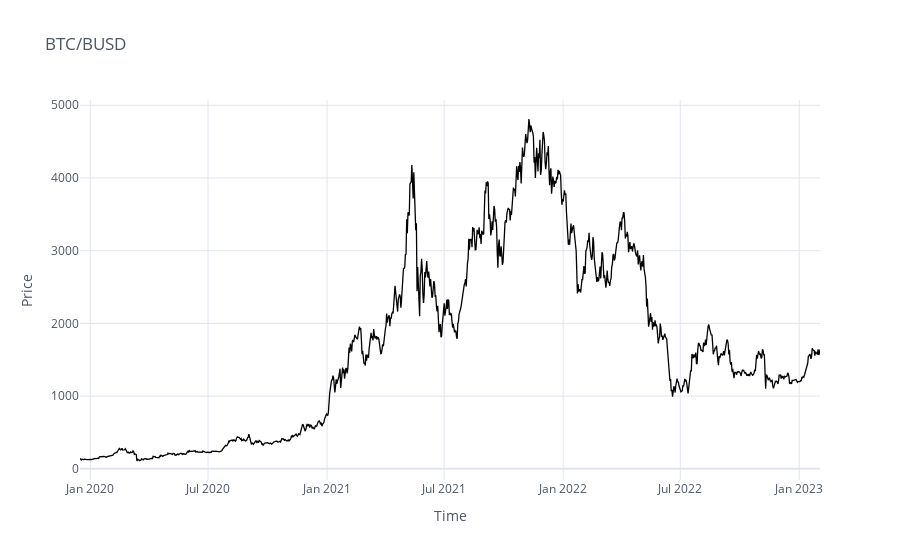
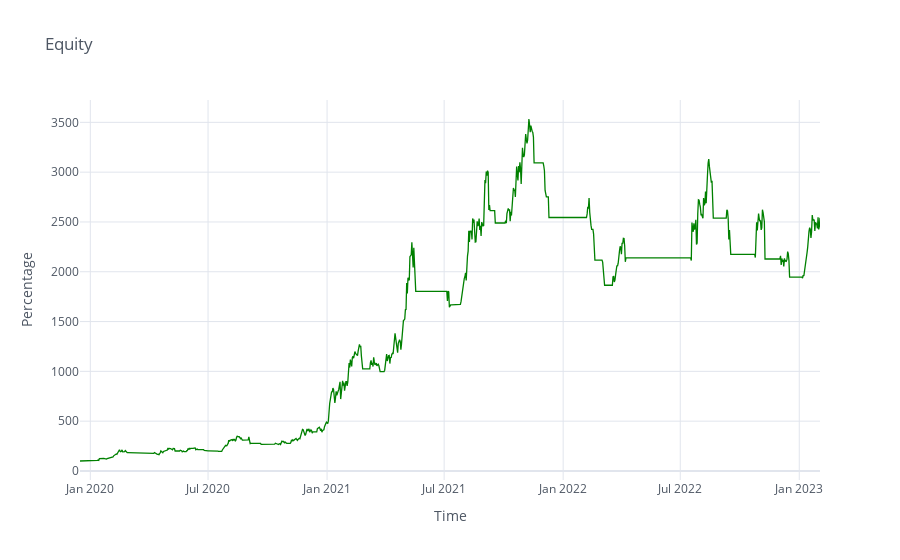
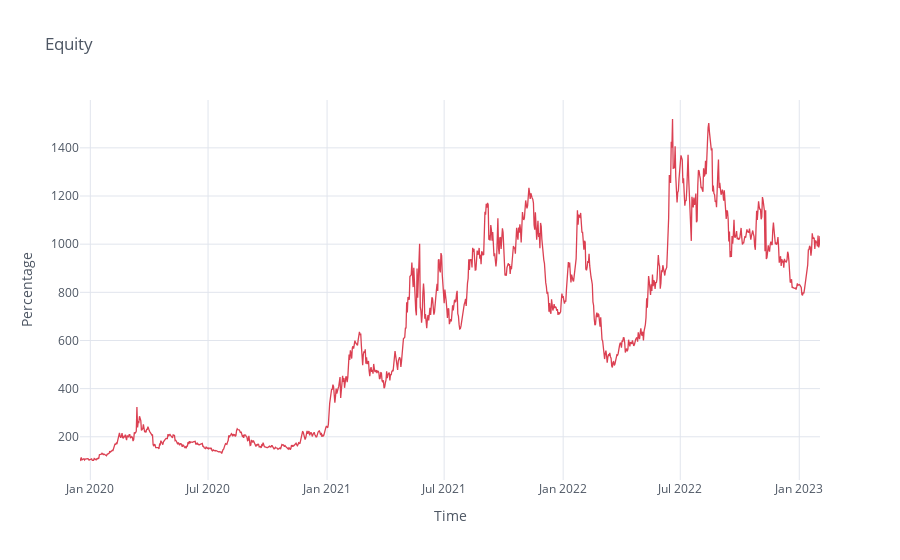

Here is the notebook cell these charts were saved with, in order:
### Code cell


### Figure 1 — Plotly figure (JSON) as saved in the notebook; plotly's stock layout.template omitted (floating-point values rounded to 4 significant figures; data arrays with more than 128 entries replaced by an {"elided": "..."} marker saying what was removed)
{"data": [{"line": {"color": "rgba(0, 0, 0, 1)", "dash": "solid", "shape": "linear", "width": 1.3}, "mode": "lines", "name": "Close", "text": "", "type": "scatter", "x": {"elided": "1145 str values"}, "y": {"elided": "1145 float values"}}], "layout": {"autosize": true, "legend": {"bgcolor": "#FFFFFF", "font": {"color": "#4D5663"}}, "paper_bgcolor": "#FFFFFF", "plot_bgcolor": "#FFFFFF", "title": {"font": {"color": "#4D5663"}, "text": "BTC/BUSD"}, "xaxis": {"autorange": true, "gridcolor": "#E1E5ED", "range": ["2019-12-16 01:00", "2023-02-02 01:00"], "showgrid": true, "tickfont": {"color": "#4D5663"}, "title": {"font": {"color": "#4D5663"}, "text": "Time"}, "type": "date", "zerolinecolor": "#E1E5ED"}, "yaxis": {"autorange": true, "gridcolor": "#E1E5ED", "range": [-153.7, 5073.0], "showgrid": true, "tickfont": {"color": "#4D5663"}, "title": {"font": {"color": "#4D5663"}, "text": "Price"}, "type": "linear", "zerolinecolor": "#E1E5ED"}}}

### Figure 2 — Plotly figure (JSON) as saved in the notebook; plotly's stock layout.template omitted (floating-point values rounded to 4 significant figures; data arrays with more than 128 entries replaced by an {"elided": "..."} marker saying what was removed)
{"data": [{"line": {"color": "rgba(0, 128, 0, 1.0)", "dash": "solid", "shape": "linear", "width": 1.3}, "mode": "lines", "name": "Strategy_Equity", "text": "", "type": "scatter", "x": {"elided": "1145 str values"}, "y": {"elided": "1145 float values"}}], "layout": {"autosize": true, "legend": {"bgcolor": "#FFFFFF", "font": {"color": "#4D5663"}}, "paper_bgcolor": "#FFFFFF", "plot_bgcolor": "#FFFFFF", "title": {"font": {"color": "#4D5663"}, "text": "Equity"}, "xaxis": {"autorange": true, "gridcolor": "#E1E5ED", "range": ["2019-12-16 01:00", "2023-02-02 01:00"], "showgrid": true, "tickfont": {"color": "#4D5663"}, "title": {"font": {"color": "#4D5663"}, "text": "Time"}, "type": "date", "zerolinecolor": "#E1E5ED"}, "yaxis": {"autorange": true, "gridcolor": "#E1E5ED", "range": [-90.77, 3725.0], "showgrid": true, "tickfont": {"color": "#4D5663"}, "title": {"font": {"color": "#4D5663"}, "text": "Percentage"}, "type": "linear", "zerolinecolor": "#E1E5ED"}}}

### Figure 3 — Plotly figure (JSON) as saved in the notebook; plotly's stock layout.template omitted (floating-point values rounded to 4 significant figures; data arrays with more than 128 entries replaced by an {"elided": "..."} marker saying what was removed)
{"data": [{"line": {"color": "rgba(219, 64, 82, 1.0)", "dash": "solid", "shape": "linear", "width": 1.3}, "mode": "lines", "name": "Final_Equity", "text": "", "type": "scatter", "x": {"elided": "1145 str values"}, "y": {"elided": "1145 float values"}}], "layout": {"autosize": true, "legend": {"bgcolor": "#FFFFFF", "font": {"color": "#4D5663"}}, "paper_bgcolor": "#FFFFFF", "plot_bgcolor": "#FFFFFF", "title": {"font": {"color": "#4D5663"}, "text": "Equity"}, "xaxis": {"autorange": true, "gridcolor": "#E1E5ED", "range": ["2019-12-16 01:00", "2023-02-02 01:00"], "showgrid": true, "tickfont": {"color": "#4D5663"}, "title": {"font": {"color": "#4D5663"}, "text": "Time"}, "type": "date", "zerolinecolor": "#E1E5ED"}, "yaxis": {"autorange": true, "gridcolor": "#E1E5ED", "range": [20.57, 1599.0], "showgrid": true, "tickfont": {"color": "#4D5663"}, "title": {"font": {"color": "#4D5663"}, "text": "Percentage"}, "type": "linear", "zerolinecolor": "#E1E5ED"}}}
